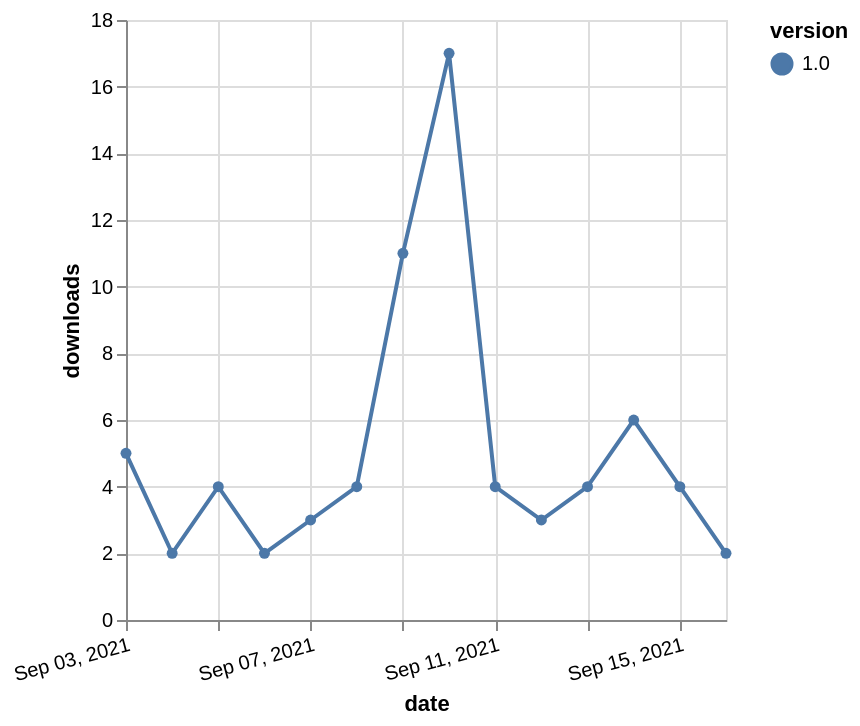

The specification (Vega-Lite) saved for this image:
### Vega-Lite specification from a JSON file in a GitHub repository (floating-point values rounded to 4 significant figures)
{"$schema": "https://vega.github.io/schema/vega-lite/v5.json", "description": "A simple bar chart with embedded data.", "data": {"values": [{"date": "2021-09-03", "total": 4495, "delta": 5, "version": "1.0"}, {"date": "2021-09-04", "total": 4497, "delta": 2, "version": "1.0"}, {"date": "2021-09-05", "total": 4501, "delta": 4, "version": "1.0"}, {"date": "2021-09-06", "total": 4503, "delta": 2, "version": "1.0"}, {"date": "2021-09-07", "total": 4506, "delta": 3, "version": "1.0"}, {"date": "2021-09-08", "total": 4510, "delta": 4, "version": "1.0"}, {"date": "2021-09-09", "total": 4521, "delta": 11, "version": "1.0"}, {"date": "2021-09-10", "total": 4538, "delta": 17, "version": "1.0"}, {"date": "2021-09-11", "total": 4542, "delta": 4, "version": "1.0"}, {"date": "2021-09-12", "total": 4545, "delta": 3, "version": "1.0"}, {"date": "2021-09-13", "total": 4549, "delta": 4, "version": "1.0"}, {"date": "2021-09-14", "total": 4555, "delta": 6, "version": "1.0"}, {"date": "2021-09-15", "total": 4559, "delta": 4, "version": "1.0"}, {"date": "2021-09-16", "total": 4561, "delta": 2, "version": "1.0"}]}, "width": "container", "mark": {"type": "line", "point": {"filled": true}}, "encoding": {"x": {"field": "date", "type": "temporal", "timeUnit": "yearmonthdate", "title": "date", "axis": {"labelAngle": -15}}, "y": {"field": "delta", "type": "quantitative", "title": "downloads"}, "color": {"field": "version", "type": "nominal"}, "tooltip": {"field": "delta"}}}
